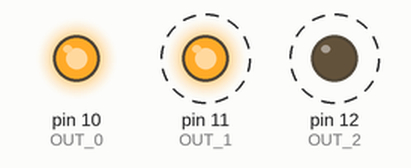
The sketch below on a simulated Arduino Uno, built with avr-gcc and run on an emulated ATmega328P. Shown: output pins drawn as LEDs (lit = HIGH). Dashed ring = blinking.

Above: at 0.12 s.
Timing chart, 0 to 3.0 s (numbered marks = the images above):
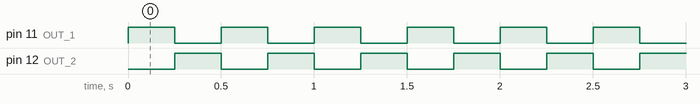

The sketch:

test_setup.ino
```cpp
// Circuit tester
int OUT_0 = 10; // High
int OUT_1 = 11; // Alternating high low
int OUT_2 = 12; // Alternating low high
int OUT_3 = 13;

int DELAY_LENGTH = 250;

void setup() {
  pinMode(OUT_0, OUTPUT);
  pinMode(OUT_1, OUTPUT);
  pinMode(OUT_2, OUTPUT);

  digitalWrite(OUT_0, HIGH);
}

void loop() {
  digitalWrite(OUT_1, HIGH);
  digitalWrite(OUT_2, LOW);
  delay(DELAY_LENGTH);
  digitalWrite(OUT_1, LOW);
  digitalWrite(OUT_2, HIGH);
  delay(DELAY_LENGTH);
}
```

Measured:
- by itself, pin 11 (OUT_1), pin 12 (OUT_2): alternates HIGH for 0.25 s and LOW for 0.25 s
